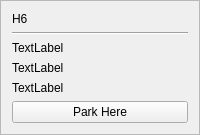
        <widget class="QFrame" name="frame_24">
         <property name="frameShape">
          <enum>QFrame::StyledPanel</enum>
         </property>
         <property name="frameShadow">
          <enum>QFrame::Plain</enum>
         </property>
         <layout class="QGridLayout" name="gridLayout_33">
          <item row="0" column="0">
           <layout class="QVBoxLayout" name="verticalLayout_32">
            <item>
             <widget class="QLabel" name="label_34">
              <property name="text">
               <string>H6</string>
              </property>
             </widget>
            </item>
            <item>
             <widget class="Line" name="line_36">
              <property name="orientation">
               <enum>Qt::Horizontal</enum>
              </property>
             </widget>
            </item>
            <item>
             <widget class="QLabel" name="h6TakenLbl">
              <property name="text">
               <string>TextLabel</string>
              </property>
             </widget>
            </item>
            <item>
             <widget class="QLabel" name="h6handLbl">
              <property name="text">
               <string>TextLabel</string>
              </property>
             </widget>
            </item>
            <item>
             <widget class="QLabel" name="takenByLblh6">
              <property name="text">
               <string>TextLabel</string>
              </property>
             </widget>
            </item>
            <item>
             <widget class="QPushButton" name="h6Btn">
              <property name="text">
               <string>Park Here</string>
              </property>
             </widget>
            </item>
           </layout>
          </item>
         </layout>
        </widget>
